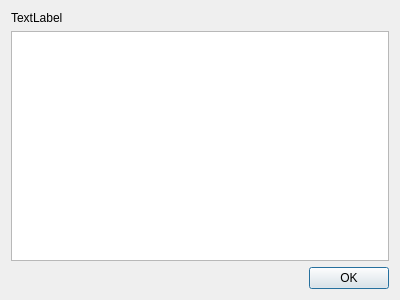
<?xml version="1.0" encoding="UTF-8"?>
<ui version="4.0">
 <class>propeditor</class>
 <widget class="QDialog" name="propeditor">
  <property name="geometry">
   <rect>
    <x>0</x>
    <y>0</y>
    <width>400</width>
    <height>300</height>
   </rect>
  </property>
  <property name="windowTitle">
   <string>PropEditor</string>
  </property>
  <layout class="QGridLayout" name="gridLayout_2">
   <item row="0" column="0">
    <layout class="QGridLayout" name="gridLayout">
     <item row="0" column="0">
      <widget class="QLabel" name="lbl_path">
       <property name="text">
        <string>TextLabel</string>
       </property>
      </widget>
     </item>
     <item row="1" column="0">
      <widget class="QPlainTextEdit" name="txtLisp"/>
     </item>
     <item row="2" column="0">
      <widget class="QDialogButtonBox" name="buttonBox">
       <property name="orientation">
        <enum>Qt::Horizontal</enum>
       </property>
       <property name="standardButtons">
        <set>QDialogButtonBox::Ok</set>
       </property>
      </widget>
     </item>
    </layout>
   </item>
  </layout>
 </widget>
 <resources/>
 <connections/>
</ui>
